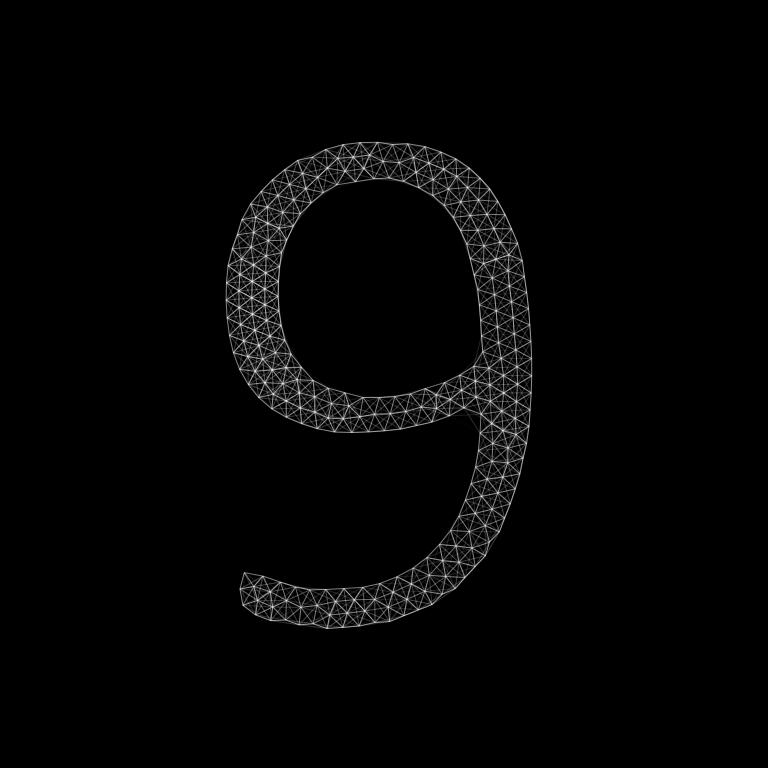

Recreate this plot in Python.
import numpy as np

import sys
sys.path.insert(0, '../../tools')
from rendering import *
from stippling import *


name = 'digits'
width, height = 768, 768
duration = 10


def prepare_data():
    for i in range(10):
        print('CREATING KEYFRAME', i)
        points = stipple_image_points(f'digits/{i}.png',
                                      n_points=300, scale_factor=1, max_iterations=100)
        np.save(f'digits/{i}', points)


# Render frame at time t
def make_frame(t):
    surface = gz.Surface(width, height)

    image_paths = [f'digits/{9-j}.npy' for j in range(10)]
    image_paths.append(image_paths[0])
    coords = [np.load(path) * (height/1500) for path in image_paths]

    progress = t / duration
    weights = equidistant_weight_functions(progress, len(coords), 'hermite')
    max_dist = 36

    points = np.zeros(coords[0].shape)
    for i in range(len(coords[0])):
        points[i,:] = sum([weights[j] * coords[j][i,:] for j in range(len(coords))])

    for i in range(len(points)):
        for j in range(i+1, len(points)):
            p1, p2 = points[i,:], points[j,:]
            dd = (p1[0] - p2[0])**2 + (p1[1] - p2[1])**2
            if dd <= (max_dist*max_dist):
                d = np.sqrt(dd)
                gz.polyline(points=[p1, p2], stroke=(1,1,1,1-d/max_dist), stroke_width=1).draw(surface)

    return surface.get_npimage()


# Render animation
if __name__ == '__main__':
    # prepare_data()
    save_poster(name, make_frame)
    # render_webm(name, make_frame, duration, webm_params)
    # convert_to_mp4(name, mp4_params)
